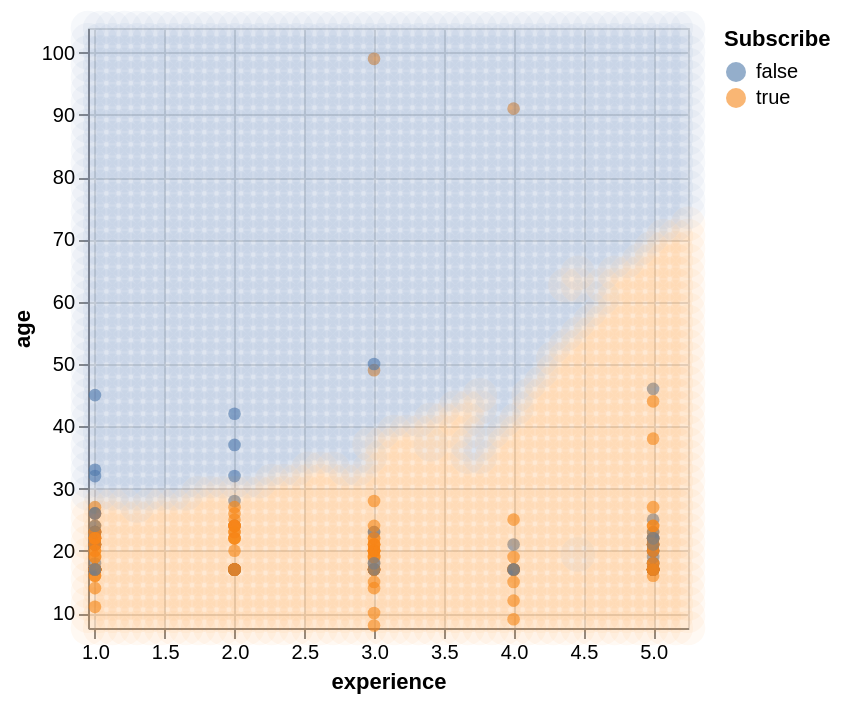

Notebook cell for this chart:
### Code cell
#Scatter plot of experience versus age where background color indicates the decision of the classifier.

# 1. Create the grid of feature values
experience_grid = np.linspace(
    players_wrangled["experience"].min() * 0.95,
    players_wrangled["experience"].max() * 1.05,
    50
)

age_grid = np.linspace(
    players_wrangled["age"].min() * 0.95,
    players_wrangled["age"].max() * 1.05,
    50
)

grid = np.array(np.meshgrid(experience_grid, age_grid)).reshape(2, -1).T
grid = pd.DataFrame(grid, columns=["experience", "age"])


# 2. Predict at the grid points
knnPredGrid = knn_pipeline.predict(grid) #check this

# 3. Bind predictions to the grid
prediction_table = grid.copy()
prediction_table["predicted"] = knnPredGrid


# 4. Plot original data
unscaled_plot = alt.Chart(players_wrangled).mark_point(
    opacity=0.6,
    filled=True,
    size=40
).encode(
    x=alt.X(
        "experience",
        scale=alt.Scale(
            nice=False,
            domain=[
                players_wrangled["experience"].min() * 0.95,
                players_wrangled["experience"].max() * 1.05
            ]
        )
    ),
    y=alt.Y(
        "age",
        scale=alt.Scale(
            nice=False,
            domain=[
                players_wrangled["age"].min() * 0.95,
                players_wrangled["age"].max() * 1.05
            ]
        )
    ),
    color=alt.Color("subscribe:N", title="Subscribe")
)


# 5. Plot prediction background
prediction_plot = alt.Chart(prediction_table).mark_point(
    opacity=0.05,
    filled=True,
    size=300
).encode(
    x="experience",
    y="age",
    color=alt.Color("predicted:N", title="Subscribe")
)


# 6. Combine plots
unscaled_plot + prediction_plot

### Figure 1 — Vega-Lite specification as saved in the notebook (floating-point values rounded to 4 significant figures; data arrays with more than 128 entries replaced by an {"elided": "..."} marker saying what was removed)
{"config": {"view": {"continuousWidth": 300, "continuousHeight": 300}}, "layer": [{"data": {"name": "data-1257f3a973647513b7c8914d4237855b"}, "mark": {"type": "point", "filled": true, "opacity": 0.6, "size": 40}, "encoding": {"color": {"field": "subscribe", "title": "Subscribe", "type": "nominal"}, "x": {"field": "experience", "scale": {"domain": [0.95, 5.25], "nice": false}, "type": "quantitative"}, "y": {"field": "age", "scale": {"domain": [7.6, 104.0], "nice": false}, "type": "quantitative"}}}, {"data": {"name": "data-b780e4ef7be68219e699ff7210406f41"}, "mark": {"type": "point", "filled": true, "opacity": 0.05, "size": 300}, "encoding": {"color": {"field": "predicted", "title": "Subscribe", "type": "nominal"}, "x": {"field": "experience", "type": "quantitative"}, "y": {"field": "age", "type": "quantitative"}}}], "$schema": "https://vega.github.io/schema/vega-lite/v5.20.1.json", "datasets": {"data-1257f3a973647513b7c8914d4237855b": {"elided": "196 records"}, "data-b780e4ef7be68219e699ff7210406f41": {"elided": "2500 records"}}}
